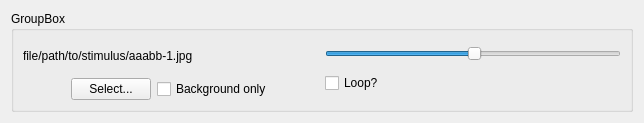
<?xml version="1.0" encoding="UTF-8"?>
<ui version="4.0">
 <class>HStimulusInfoForm2</class>
 <widget class="QWidget" name="HStimulusInfoForm2">
  <property name="geometry">
   <rect>
    <x>0</x>
    <y>0</y>
    <width>644</width>
    <height>123</height>
   </rect>
  </property>
  <property name="windowTitle">
   <string>Form</string>
  </property>
  <layout class="QHBoxLayout" name="horizontalLayout_4">
   <item>
    <widget class="QGroupBox" name="gbMain">
     <property name="title">
      <string>GroupBox</string>
     </property>
     <layout class="QHBoxLayout" name="horizontalLayout_3">
      <item>
       <layout class="QVBoxLayout" name="verticalLayout">
        <item>
         <widget class="QLabel" name="labelFilePath">
          <property name="text">
           <string>file/path/to/stimulus/aaabb-1.jpg</string>
          </property>
         </widget>
        </item>
        <item>
         <layout class="QHBoxLayout" name="horizontalLayout">
          <item>
           <spacer name="horizontalSpacer">
            <property name="orientation">
             <enum>Qt::Horizontal</enum>
            </property>
            <property name="sizeHint" stdset="0">
             <size>
              <width>40</width>
              <height>20</height>
             </size>
            </property>
           </spacer>
          </item>
          <item>
           <widget class="QPushButton" name="pbSelectFile">
            <property name="text">
             <string>Select...</string>
            </property>
           </widget>
          </item>
          <item>
           <widget class="QCheckBox" name="cbUseBackgroundColor">
            <property name="text">
             <string>Background only</string>
            </property>
           </widget>
          </item>
          <item>
           <spacer name="horizontalSpacer_2">
            <property name="orientation">
             <enum>Qt::Horizontal</enum>
            </property>
            <property name="sizeHint" stdset="0">
             <size>
              <width>40</width>
              <height>20</height>
             </size>
            </property>
           </spacer>
          </item>
         </layout>
        </item>
       </layout>
      </item>
      <item>
       <layout class="QVBoxLayout" name="verticalLayout_2">
        <item>
         <widget class="QSlider" name="sliderVolume">
          <property name="sliderPosition">
           <number>50</number>
          </property>
          <property name="orientation">
           <enum>Qt::Horizontal</enum>
          </property>
         </widget>
        </item>
        <item>
         <layout class="QHBoxLayout" name="horizontalLayout_2">
          <item>
           <widget class="QCheckBox" name="checkboxLoop">
            <property name="text">
             <string>Loop?</string>
            </property>
           </widget>
          </item>
          <item>
           <spacer name="horizontalSpacer_3">
            <property name="orientation">
             <enum>Qt::Horizontal</enum>
            </property>
            <property name="sizeHint" stdset="0">
             <size>
              <width>40</width>
              <height>20</height>
             </size>
            </property>
           </spacer>
          </item>
         </layout>
        </item>
       </layout>
      </item>
     </layout>
    </widget>
   </item>
  </layout>
 </widget>
 <resources/>
 <connections/>
</ui>
